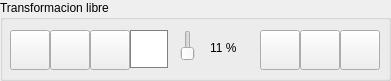
   <widget class="QGroupBox" name="tl_group">
    <property name="geometry">
     <rect>
      <x>10</x>
      <y>360</y>
      <width>391</width>
      <height>81</height>
     </rect>
    </property>
    <property name="title">
     <string>Transformacion libre</string>
    </property>
    <widget class="QPushButton" name="tl_btn_clear">
     <property name="geometry">
      <rect>
       <x>300</x>
       <y>30</y>
       <width>40</width>
       <height>40</height>
      </rect>
     </property>
     <property name="minimumSize">
      <size>
       <width>40</width>
       <height>40</height>
      </size>
     </property>
     <property name="maximumSize">
      <size>
       <width>40</width>
       <height>40</height>
      </size>
     </property>
     <property name="toolTip">
      <string>&lt;html&gt;&lt;head/&gt;&lt;body&gt;&lt;p&gt;Limpiar&lt;/p&gt;&lt;/body&gt;&lt;/html&gt;</string>
     </property>
     <property name="text">
      <string/>
     </property>
     <property name="icon">
      <iconset>
       <normaloff>../icons/limpiar.png</normaloff>../icons/limpiar.png</iconset>
     </property>
     <property name="iconSize">
      <size>
       <width>32</width>
       <height>32</height>
      </size>
     </property>
    </widget>
    <widget class="QPushButton" name="tl_btn_lines">
     <property name="geometry">
      <rect>
       <x>10</x>
       <y>30</y>
       <width>40</width>
       <height>40</height>
      </rect>
     </property>
     <property name="minimumSize">
      <size>
       <width>40</width>
       <height>40</height>
      </size>
     </property>
     <property name="maximumSize">
      <size>
       <width>40</width>
       <height>40</height>
      </size>
     </property>
     <property name="toolTip">
      <string>&lt;html&gt;&lt;head/&gt;&lt;body&gt;&lt;p&gt;Dibujar linea&lt;/p&gt;&lt;/body&gt;&lt;/html&gt;</string>
     </property>
     <property name="whatsThis">
      <string>&lt;html&gt;&lt;head/&gt;&lt;body&gt;&lt;p&gt;Dibujar linea&lt;/p&gt;&lt;/body&gt;&lt;/html&gt;</string>
     </property>
     <property name="styleSheet">
      <string notr="true">border-color: rgb(255, 85, 0);</string>
     </property>
     <property name="text">
      <string/>
     </property>
     <property name="icon">
      <iconset>
       <normaloff>../icons/lineas.png</normaloff>../icons/lineas.png</iconset>
     </property>
     <property name="iconSize">
      <size>
       <width>32</width>
       <height>32</height>
      </size>
     </property>
    </widget>
    <widget class="QPushButton" name="tl_btn_eraser">
     <property name="geometry">
      <rect>
       <x>50</x>
       <y>30</y>
       <width>40</width>
       <height>40</height>
      </rect>
     </property>
     <property name="minimumSize">
      <size>
       <width>40</width>
       <height>40</height>
      </size>
     </property>
     <property name="maximumSize">
      <size>
       <width>40</width>
       <height>40</height>
      </size>
     </property>
     <property name="toolTip">
      <string>&lt;html&gt;&lt;head/&gt;&lt;body&gt;&lt;p&gt;Borrador&lt;/p&gt;&lt;/body&gt;&lt;/html&gt;</string>
     </property>
     <property name="styleSheet">
      <string notr="true">border-color: rgb(255, 85, 0);</string>
     </property>
     <property name="text">
      <string/>
     </property>
     <property name="icon">
      <iconset>
       <normaloff>../icons/borrador.png</normaloff>../icons/borrador.png</iconset>
     </property>
     <property name="iconSize">
      <size>
       <width>36</width>
       <height>36</height>
      </size>
     </property>
    </widget>
    <widget class="QPushButton" name="tl_btn_color">
     <property name="geometry">
      <rect>
       <x>90</x>
       <y>30</y>
       <width>40</width>
       <height>40</height>
      </rect>
     </property>
     <property name="minimumSize">
      <size>
       <width>40</width>
       <height>40</height>
      </size>
     </property>
     <property name="maximumSize">
      <size>
       <width>40</width>
       <height>40</height>
      </size>
     </property>
     <property name="toolTip">
      <string>&lt;html&gt;&lt;head/&gt;&lt;body&gt;&lt;p&gt;Dibujar linea&lt;/p&gt;&lt;/body&gt;&lt;/html&gt;</string>
     </property>
     <property name="whatsThis">
      <string>&lt;html&gt;&lt;head/&gt;&lt;body&gt;&lt;p&gt;Dibujar linea&lt;/p&gt;&lt;/body&gt;&lt;/html&gt;</string>
     </property>
     <property name="styleSheet">
      <string notr="true">border-color: rgb(255, 85, 0);</string>
     </property>
     <property name="text">
      <string/>
     </property>
     <property name="icon">
      <iconset>
       <normaloff>../icons/color.png</normaloff>../icons/color.png</iconset>
     </property>
     <property name="iconSize">
      <size>
       <width>32</width>
       <height>32</height>
      </size>
     </property>
    </widget>
    <widget class="QPushButton" name="tl_btn_view">
     <property name="geometry">
      <rect>
       <x>260</x>
       <y>30</y>
       <width>40</width>
       <height>40</height>
      </rect>
     </property>
     <property name="minimumSize">
      <size>
       <width>40</width>
       <height>40</height>
      </size>
     </property>
     <property name="maximumSize">
      <size>
       <width>40</width>
       <height>40</height>
      </size>
     </property>
     <property name="toolTip">
      <string>&lt;html&gt;&lt;head/&gt;&lt;body&gt;&lt;p&gt;Ver imagen&lt;/p&gt;&lt;/body&gt;&lt;/html&gt;</string>
     </property>
     <property name="text">
      <string/>
     </property>
     <property name="icon">
      <iconset>
       <normaloff>../icons/ver.png</normaloff>../icons/ver.png</iconset>
     </property>
     <property name="iconSize">
      <size>
       <width>32</width>
       <height>32</height>
      </size>
     </property>
    </widget>
    <widget class="QLabel" name="tl_lbl_color">
     <property name="geometry">
      <rect>
       <x>130</x>
       <y>30</y>
       <width>38</width>
       <height>38</height>
      </rect>
     </property>
     <property name="minimumSize">
      <size>
       <width>38</width>
       <height>38</height>
      </size>
     </property>
     <property name="maximumSize">
      <size>
       <width>38</width>
       <height>38</height>
      </size>
     </property>
     <property name="autoFillBackground">
      <bool>false</bool>
     </property>
     <property name="styleSheet">
      <string notr="true">background: rgb(255, 255, 255);
border: 1px solid gray;</string>
     </property>
     <property name="text">
      <string/>
     </property>
    </widget>
    <widget class="QSlider" name="tl_sld_tickness">
     <property name="geometry">
      <rect>
       <x>180</x>
       <y>30</y>
       <width>16</width>
       <height>31</height>
      </rect>
     </property>
     <property name="orientation">
      <enum>Qt::Vertical</enum>
     </property>
    </widget>
    <widget class="QLabel" name="tl_lbl_tickness">
     <property name="geometry">
      <rect>
       <x>210</x>
       <y>40</y>
       <width>31</width>
       <height>16</height>
      </rect>
     </property>
     <property name="text">
      <string>11 %</string>
     </property>
    </widget>
    <widget class="QPushButton" name="tl_btn_delete">
     <property name="geometry">
      <rect>
       <x>340</x>
       <y>30</y>
       <width>40</width>
       <height>40</height>
      </rect>
     </property>
     <property name="minimumSize">
      <size>
       <width>40</width>
       <height>40</height>
      </size>
     </property>
     <property name="maximumSize">
      <size>
       <width>40</width>
       <height>40</height>
      </size>
     </property>
     <property name="toolTip">
      <string>&lt;html&gt;&lt;head/&gt;&lt;body&gt;&lt;p&gt;Limpiar&lt;/p&gt;&lt;/body&gt;&lt;/html&gt;</string>
     </property>
     <property name="text">
      <string/>
     </property>
     <property name="icon">
      <iconset>
       <normaloff>../icons/eliminar.png</normaloff>../icons/eliminar.png</iconset>
     </property>
     <property name="iconSize">
      <size>
       <width>32</width>
       <height>32</height>
      </size>
     </property>
    </widget>
   </widget>
